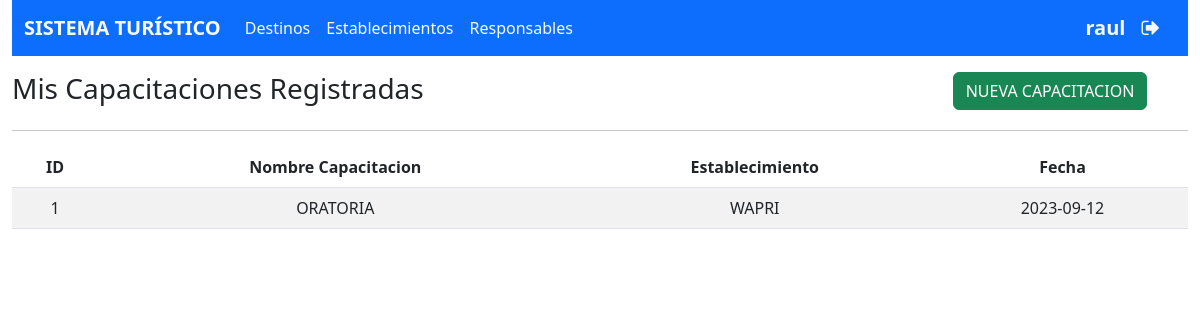
The app's page /vistas/capatacionesview.php (signed in) with its own data.
### tables this page shows
CREATE TABLE `capacitacion` (
  `IdCapacitacion` int NOT NULL AUTO_INCREMENT,
  `IdEstablecimiento` int DEFAULT NULL,
  `NombreCapacitacion` varchar(100) DEFAULT NULL,
  `Fecha` date DEFAULT NULL,
  PRIMARY KEY (`IdCapacitacion`),
  KEY `fk_Capacitacion_Establecimiento` (`IdEstablecimiento`),
  CONSTRAINT `fk_Capacitacion_Establecimiento` FOREIGN KEY (`IdEstablecimiento`) REFERENCES `establecimiento` (`IdEstablecimiento`)
);

CREATE TABLE `establecimiento` (
  `IdEstablecimiento` int NOT NULL AUTO_INCREMENT,
  `NombreEstablecimiento` varchar(100) DEFAULT NULL,
  `Direccion` varchar(255) DEFAULT NULL,
  `IdDestinoTuristico` int DEFAULT NULL,
  `IdResponsable` int DEFAULT NULL,
  `IdUsuario` int DEFAULT NULL,
  `FechaAsignacion` date DEFAULT NULL,
  PRIMARY KEY (`IdEstablecimiento`),
  KEY `fk_Establecimiento_Destino_Turistico` (`IdDestinoTuristico`),
  KEY `fk_Establecimiento_Responsable` (`IdResponsable`),
  KEY `fk_Establecimiento_Usuario` (`IdUsuario`),
  CONSTRAINT `fk_Establecimiento_Destino_Turistico` FOREIGN KEY (`IdDestinoTuristico`) REFERENCES `destino_turistico` (`IdDestinoTuristico`),
  CONSTRAINT `fk_Establecimiento_Responsable` FOREIGN KEY (`IdResponsable`) REFERENCES `responsable` (`IdResponsable`),
  CONSTRAINT `fk_Establecimiento_Usuario` FOREIGN KEY (`IdUsuario`) REFERENCES `usuario` (`IdUsuario`)
);

### modelos/Capacitacion.php (called while the page is built, shortened)
<?php
    class Capacitacion{
        public function mostrar(int $id) :PDOStatement
        {
        $conn = new Conn();
        $conexion = $conn->conectar();
        $sql1 = "SELECT c.*,e.NombreEstablecimiento,dt.NombreDestino,dt.Departamento FROM Capacitacion c
        INNER JOIN Establecimiento e ON e.IdEstablecimiento = c.IdEstablecimiento
        INNER JOIN Destino_Turistico dt on e.IdDestinoTuristico = dt.IdDestinoTuristico
        INNER JOIN Responsable r ON e.IdResponsable = r.IdResponsable
        WHERE r.IdResponsable =".$id;
        $resultado = $conexion->query($sql1);
        return $resultado;
        }
    }
?>

### controladores/CapacitacionController.php (called while the page is built, shortened)
<?php
    include_once($_SERVER["DOCUMENT_ROOT"] . "/modelos/Capacitacion.php");
    class CapacitacionController{
        public function mostrar(int $id)
        {
            $destino = new Capacitacion();
            return $destino -> mostrar($id);
        }
    }
?>

### vistas/capatacionesview.php (the view, shortened to what this page needs)
<!DOCTYPE html>
<html lang="en">
<head>
    <?php include_once($_SERVER["DOCUMENT_ROOT"] . "/helpers/linker.php"); ?>
</head>
<body>
    <div class="container-fluid">
        <?php
        include_once($_SERVER["DOCUMENT_ROOT"] . "/helpers/cabecera.php");
        include_once($_SERVER["DOCUMENT_ROOT"] . "/controladores/CapacitacionController.php");
        $capacitacioncontroller = new CapacitacionController();
        ?>
        <div class="row mt-3">
            <div class="col-9 text-start">
                <h3>Mis Capacitaciones Registradas</h3>
            </div>
            <div class="col-3 text-center">
                <button class="btn btn-success" data-bs-toggle="modal" data-bs-target="#modalNuevo">NUEVA CAPACITACION</button>
            </div>
        </div>
        <hr>
        <div class="row">
            <div class="col-12">
            <table class="table table-striped">
                <thead>
                    <tr>
                        <th class="text-center">ID</th>
                        <th class="text-center">Nombre Capacitacion</th>
                        <th class="text-center">Establecimiento</th>
                        <th class="text-center">Fecha</th>
                    </tr>
                </thead>
                <tbody>
                    <?php
                    $capacitaciones = $capacitacioncontroller -> mostrar($_SESSION["id"]);
                    foreach ($capacitaciones as $capacitacion) {
                    echo "<tr><td class='text-center'>".$capacitacion["IdCapacitacion"]."</td><td class='text-center'>".$capacitacion["NombreCapacitacion"]."</td><td class='text-center'>".$capacitacion["NombreEstablecimiento"]."</td>
                    <td class='text-center'>".$capacitacion["Fecha"]."</td></tr>";
                    }
                    ?>
                </tbody>
            </table>
            </div>
        </div>
    </div>
</body>
</html>

### records on screen
capacitacion: IdCapacitacion "1", NombreCapacitacion "ORATORIA", IdEstablecimiento.NombreEstablecimiento "WAPRI", Fecha "2023-09-12"

### other values on screen
$_SESSION["usuario"] "raul"
